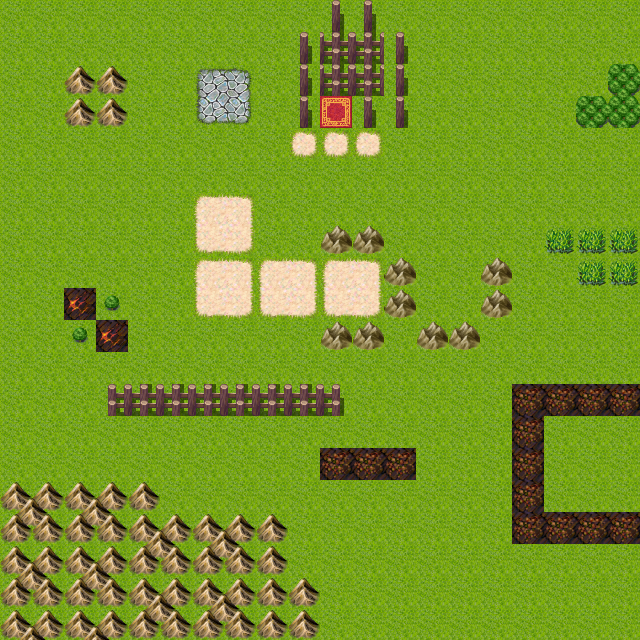

Rendered tile map (Tiled .tmx) drawn with the repository's tilesets; below, a short description and the map source with its tile grids summarised:
An orthogonal 20x20 tile map with 32x32 px tiles, 4 tile layers (Area 1 Layer 1, Area 1 Layer 2, Animation Layer, Top Layer) and 31 objects.

<map version="1.0" orientation="orthogonal" width="20" height="20" tilewidth="32" tileheight="32">
 <properties>
  <property name="Index" value="0" />
 </properties>
 <tileset firstgid="1" name="images" tilewidth="32" tileheight="32">
  <image source="images.png" width="512" height="384" />
 </tileset>
 <layer name="Area 1 Layer 1" width="20" height="20">
  <properties>
   <property name="L1" value="true" />
  </properties>
  <data>[400 cells, 400 non-empty, 17 distinct tile ids]</data>
 </layer>
 <layer name="Area 1 Layer 2" width="20" height="20">
  <data>[400 cells, 69 non-empty, 13 distinct tile ids]</data>
 </layer>
 <layer name="Animation Layer" width="20" height="20">
  <properties>
   <property name="Animate" value="true" />
  </properties>
  <data>[400 cells, 4 non-empty, 2 distinct tile ids]</data>
 </layer>
 <layer name="Top Layer" width="20" height="20">
  <properties>
   <property name="Top" value="true" />
  </properties>
  <data>[400 cells, 4 non-empty, 1 distinct tile ids]</data>
 </layer>
 <objectgroup name="Area 1 Collide 1" width="20" height="20">
  <properties>
   <property name="Collide" value="true" />
  </properties>
  <object x="64" y="288" width="64" height="64" />
  <object x="288" y="32" width="32" height="96" />
  <object x="384" y="32" width="32" height="96" />
  <object x="384" y="256" width="32" height="64" />
  <object x="96" y="384" width="256" height="32" />
  <object x="576" y="96" width="64" height="32" />
  <object x="608" y="64" width="32" height="32" />
  <object x="320" y="448" width="96" height="32" />
  <object x="512" y="384" width="128" height="32" />
  <object x="512" y="512" width="128" height="32" />
  <object x="320" y="320" width="64" height="32" />
  <object x="320" y="224" width="64" height="32" />
  <object x="576" y="800" width="352" height="32" />
  <object x="800" y="832" width="32" />
  <object x="768" y="832" width="160" height="32" />
  <object x="0" y="480" width="160" height="32" />
  <object x="128" y="512" width="160" height="32" />
  <object x="128" y="544" width="160" height="96" />
  <object x="288" y="576" width="32" height="64" />
  <object x="320" y="0" width="64" height="32" />
  <object x="512" y="416" width="32" height="96" />
  <object x="0" y="512" width="128" height="128" />
  <object x="416" y="832" width="32" height="96" />
  <object x="352" y="96" width="32" height="32" />
  <object x="416" y="288" height="32" />
  <object x="416" y="320" width="64" height="32" />
  <object x="480" y="256" width="32" height="64" />
 </objectgroup>
 <objectgroup name="Exit1a" width="20" height="20">
  <properties>
   <property name="Exit" value="1" />
   <property name="Link" value="0" />
   <property name="Player" value="4" />
  </properties>
  <object x="320" y="256" width="32" height="64" />
 </objectgroup>
 <objectgroup name="Exit1b" width="20" height="20">
  <properties>
   <property name="Exit" value="1" />
   <property name="Link" value="1" />
   <property name="Player" value="8" />
  </properties>
  <object x="416" y="256" width="64" height="32" />
 </objectgroup>
 <objectgroup name="Exit2" width="20" height="20">
  <properties>
   <property name="Exit" value="2" />
   <property name="Player" value="2" />
  </properties>
  <object x="320" y="96" width="32" height="32" />
 </objectgroup>
 <objectgroup name="Property 1" width="20" height="20">
  <properties>
   <property name="Property" value="1" />
  </properties>
  <object x="192" y="64" width="64" height="64" />
 </objectgroup>
</map>
